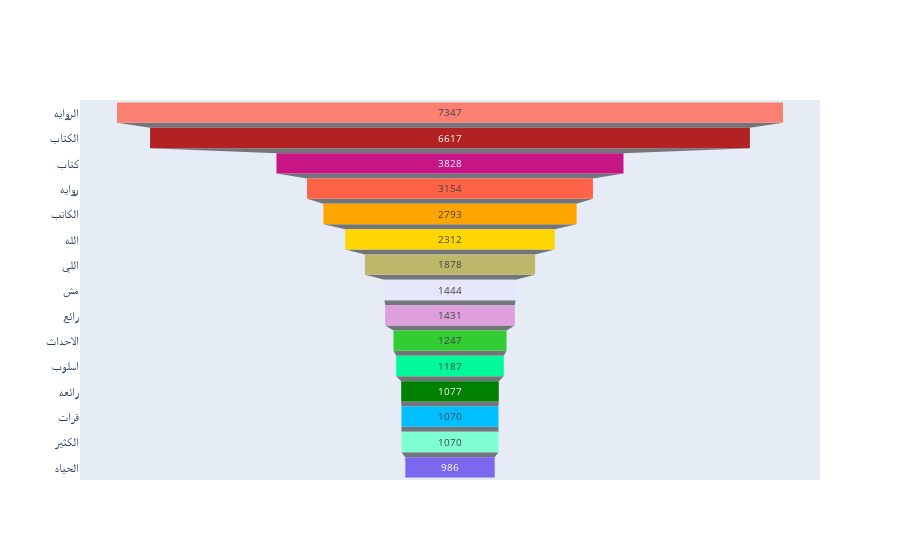

Notebook cell for this chart:
### Code cell
go_figure(data=MostFrequentWordDF)

### Figure 1 — Plotly figure (JSON) as saved in the notebook; plotly's stock layout.template omitted (floating-point values rounded to 4 significant figures)
{"data": [{"marker": {"color": ["Salmon", "FireBrick", "MediumVioletRed", "Tomato", "Orange", "Gold", "DarkKhaki", "Lavender", "Plum", "LimeGreen", "MediumSpringGreen", "Green", "DeepSkyBlue", "Aquamarine", "MediumSlateBlue"]}, "type": "funnel", "x": [7347, 6617, 3828, 3154, 2793, 2312, 1878, 1444, 1431, 1247, 1187, 1077, 1070, 1070, 986], "y": ["الروايه", "الكتاب", "كتاب", "روايه", "الكاتب", "الله", "اللي", "مش", "رائع", "الاحداث", "اسلوب", "رائعه", "قرات", "الكثير", "الحياه"]}], "layout": {}}
